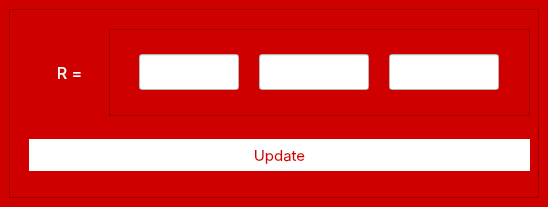
<?xml version="1.0" encoding="UTF-8"?>
<ui version="4.0">
 <class>MainWindow</class>
 <widget class="QMainWindow" name="MainWindow">
  <property name="geometry">
   <rect>
    <x>0</x>
    <y>0</y>
    <width>548</width>
    <height>207</height>
   </rect>
  </property>
  <property name="windowTitle">
   <string>MainWindow</string>
  </property>
  <property name="styleSheet">
   <string notr="true">background-color: rgb(206, 0, 0);</string>
  </property>
  <widget class="QWidget" name="centralwidget">
   <layout class="QVBoxLayout" name="verticalLayout">
    <item>
     <widget class="QFrame" name="frame">
      <property name="frameShape">
       <enum>QFrame::StyledPanel</enum>
      </property>
      <property name="frameShadow">
       <enum>QFrame::Raised</enum>
      </property>
      <widget class="QLabel" name="label_2">
       <property name="geometry">
        <rect>
         <x>40</x>
         <y>45</y>
         <width>41</width>
         <height>37</height>
        </rect>
       </property>
       <property name="font">
        <font>
         <family>SF Pro Display</family>
         <pointsize>12</pointsize>
        </font>
       </property>
       <property name="styleSheet">
        <string notr="true">color: rgb(255, 255, 255);</string>
       </property>
       <property name="text">
        <string>R =</string>
       </property>
       <property name="alignment">
        <set>Qt::AlignCenter</set>
       </property>
      </widget>
      <widget class="QPushButton" name="updateR">
       <property name="geometry">
        <rect>
         <x>20</x>
         <y>130</y>
         <width>501</width>
         <height>32</height>
        </rect>
       </property>
       <property name="font">
        <font>
         <family>SF Pro Display</family>
         <pointsize>-1</pointsize>
         <weight>50</weight>
         <italic>false</italic>
         <bold>false</bold>
        </font>
       </property>
       <property name="cursor">
        <cursorShape>PointingHandCursor</cursorShape>
       </property>
       <property name="styleSheet">
        <string notr="true">QPushButton {
    background-color: rgb(255, 255, 255);
    border-color: rgb(255, 255, 255);
    border-radius: 30px;
    color: rgb(214, 0, 0);
    font-size: 15px;
    padding: 7px;
    font-family: &quot;SF Pro Display&quot;; 
    font-weight: normal; 
    font-style: normal;
}

QPushButton:hover {
    background-color: rgb(230, 230, 230); 
}

QPushButton:pressed {
    background-color: rgb(200, 200, 200); 
}
</string>
       </property>
       <property name="text">
        <string>Update</string>
       </property>
      </widget>
      <widget class="QFrame" name="frame_2">
       <property name="geometry">
        <rect>
         <x>100</x>
         <y>20</y>
         <width>421</width>
         <height>87</height>
        </rect>
       </property>
       <property name="styleSheet">
        <string notr="true">image: url(:/newPrefix/Rcontroller.png);</string>
       </property>
       <property name="frameShape">
        <enum>QFrame::StyledPanel</enum>
       </property>
       <property name="frameShadow">
        <enum>QFrame::Raised</enum>
       </property>
       <widget class="QLineEdit" name="r11">
        <property name="geometry">
         <rect>
          <x>30</x>
          <y>25</y>
          <width>100</width>
          <height>36</height>
         </rect>
        </property>
        <property name="font">
         <font>
          <family>SF Pro Display</family>
          <pointsize>-1</pointsize>
          <weight>75</weight>
          <italic>false</italic>
          <bold>true</bold>
         </font>
        </property>
        <property name="styleSheet">
         <string notr="true">background-color: rgb(255, 255, 255);
color: rgb(143, 0, 0);
border-bottom: 2px solid rgba(255, 255, 255, 100);
padding: 7px 0px 7px 5px; /* top, right, bottom, left */
font-size: 15px;
font-family: &quot;SF Pro Display&quot;; 
	font-weight: bold; 
    font-style: normal;</string>
        </property>
        <property name="text">
         <string/>
        </property>
        <property name="alignment">
         <set>Qt::AlignCenter</set>
        </property>
       </widget>
       <widget class="QLineEdit" name="r12">
        <property name="geometry">
         <rect>
          <x>150</x>
          <y>25</y>
          <width>110</width>
          <height>36</height>
         </rect>
        </property>
        <property name="font">
         <font>
          <family>SF Pro Display</family>
          <pointsize>-1</pointsize>
          <weight>75</weight>
          <italic>false</italic>
          <bold>true</bold>
         </font>
        </property>
        <property name="styleSheet">
         <string notr="true">background-color: rgb(255, 255, 255);
color: rgb(143, 0, 0);
border-bottom: 2px solid rgba(255, 255, 255, 100);
padding: 7px 0px 7px 5px; /* top, right, bottom, left */
font-size: 15px;
font-family: &quot;SF Pro Display&quot;; 
	font-weight: bold; 
    font-style: normal;</string>
        </property>
        <property name="text">
         <string/>
        </property>
        <property name="alignment">
         <set>Qt::AlignCenter</set>
        </property>
       </widget>
       <widget class="QLineEdit" name="r13">
        <property name="geometry">
         <rect>
          <x>280</x>
          <y>25</y>
          <width>110</width>
          <height>36</height>
         </rect>
        </property>
        <property name="font">
         <font>
          <family>SF Pro Display</family>
          <pointsize>-1</pointsize>
          <weight>75</weight>
          <italic>false</italic>
          <bold>true</bold>
         </font>
        </property>
        <property name="styleSheet">
         <string notr="true">background-color: rgb(255, 255, 255);
color: rgb(143, 0, 0);
border-bottom: 2px solid rgba(255, 255, 255, 100);
padding: 7px 0px 7px 5px; /* top, right, bottom, left */
font-size: 15px;
font-family: &quot;SF Pro Display&quot;; 
	font-weight: bold; 
    font-style: normal;</string>
        </property>
        <property name="text">
         <string/>
        </property>
        <property name="alignment">
         <set>Qt::AlignCenter</set>
        </property>
       </widget>
      </widget>
     </widget>
    </item>
   </layout>
  </widget>
 </widget>
 <resources>
  <include location="resource.qrc"/>
 </resources>
 <connections/>
</ui>
